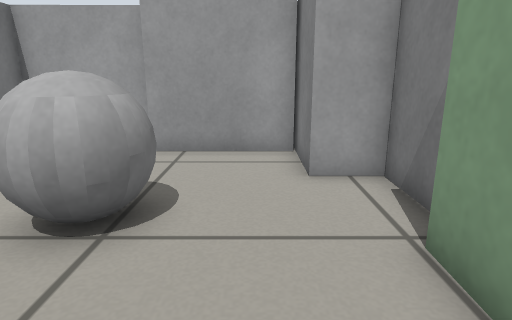
[1] (above)

12 first-person views from a walk through a Gazebo world. The camera is 0.51 m above the floor, tilts 14° down and sees 75° across. The floor is counted in squares, 0.25 m on a side. Each view is taken from the middle of a square. On the plan, view 1 faces up. The plan holds only what a view shows up to about 18 squares ahead; the rest is blank. The place goes on beyond the plan.

[2]
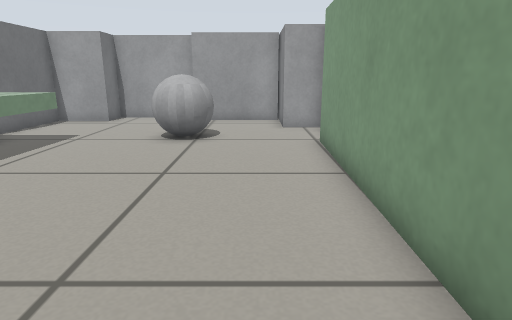

[3]
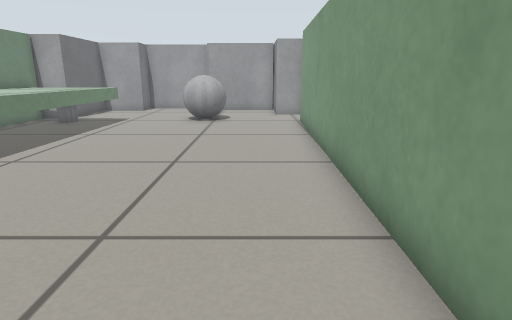

[4]
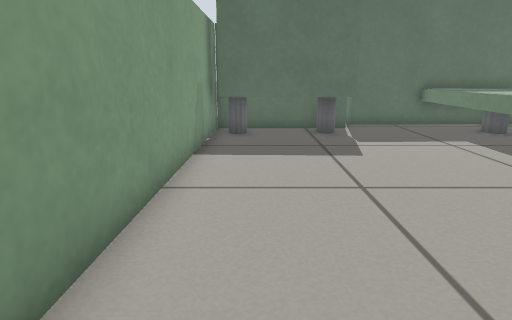

[5]
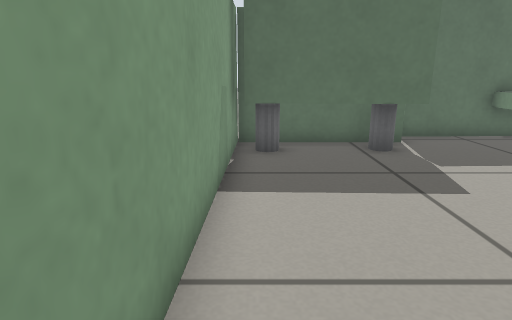

[6]
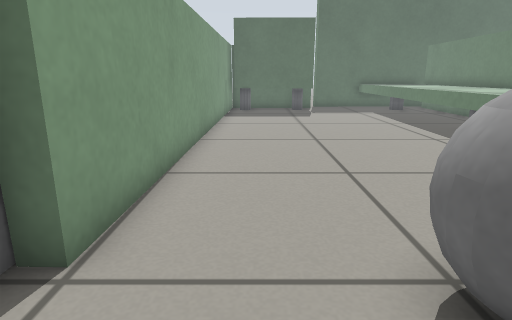

[7]
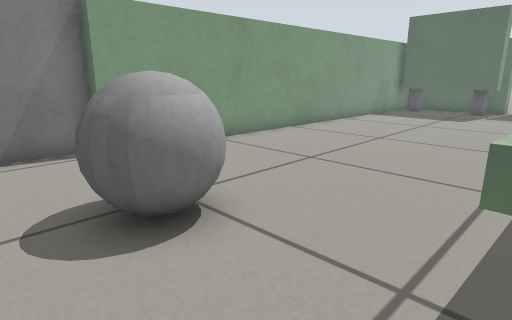

[8]
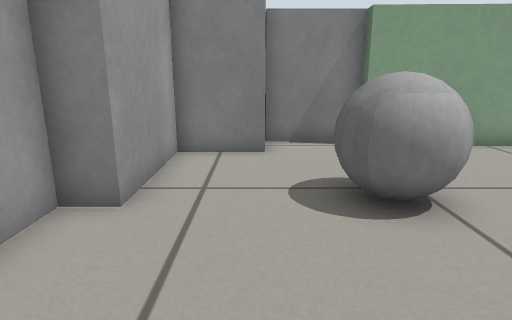

[9]
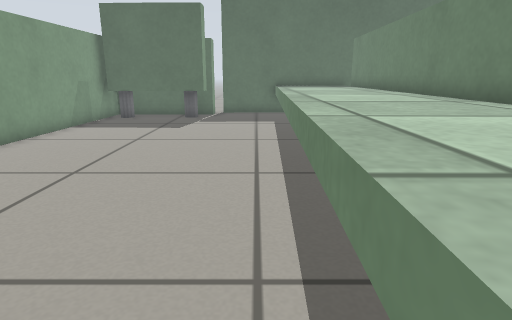

[10]
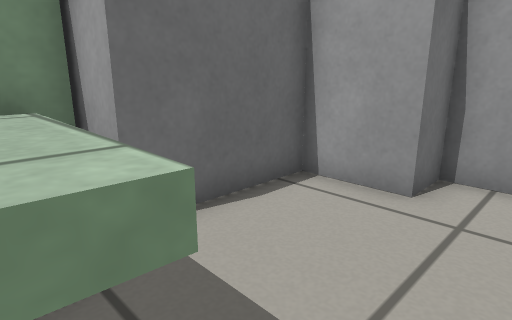

[11]
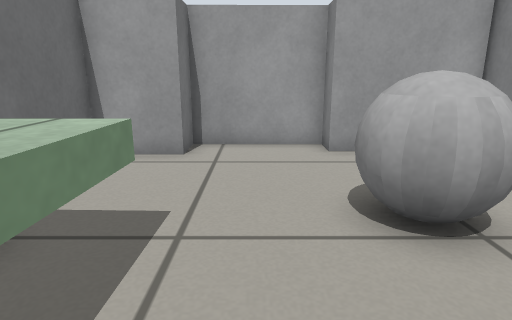

[12]
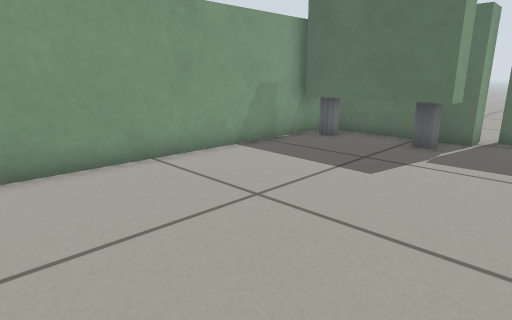

### Floor plan
Key: @ floor where view 1 was taken; # wall or solid block; . floor; = window, fence, low wall or low ledge; B grey box; G grey ball; C grey cylinder.
Columns run from 11 left of view 1 to 3 right of it. Each row starts with its distance up from view 1.
 10     BBBBB
  9   BBB...BBBBB
  8   B.........B
  7   B.........BBB
  6   B......G....B
  5 BBB.....GG....B
  4 ###==...GG...#B
  3 #####........#
  2 #####........#
  1   ###........#
  0   ###......@.#
 -1   ###........#
 -2  ####........#
 -3 #####........#
 -4 #####........#
 -5 #####........#
 -6 #####........#
 -7 #####........#
 -8 #####........#
 -9 #####........#
-10 ####=........#
-11 ####=........#
-12 ####=........#
-13 ####=........#
-14 ####=...######
-15 ####=...C#####
-16 ####=..#######
-17 ########

Positions as (right, up) in squares from view 1, and headings:
1: (0, 0), facing up
2: (0, -7), facing up
3: (0, -12), facing up
4: (0, -2), facing down
5: (1, -5), facing down
6: (0, 7), facing down
7: (-7, 7), facing down-right
8: (-8, 7), facing right
9: (-6, 3), facing down
10: (-5, 3), facing up-left
11: (-5, 0), facing up
12: (-6, -4), facing down-right
